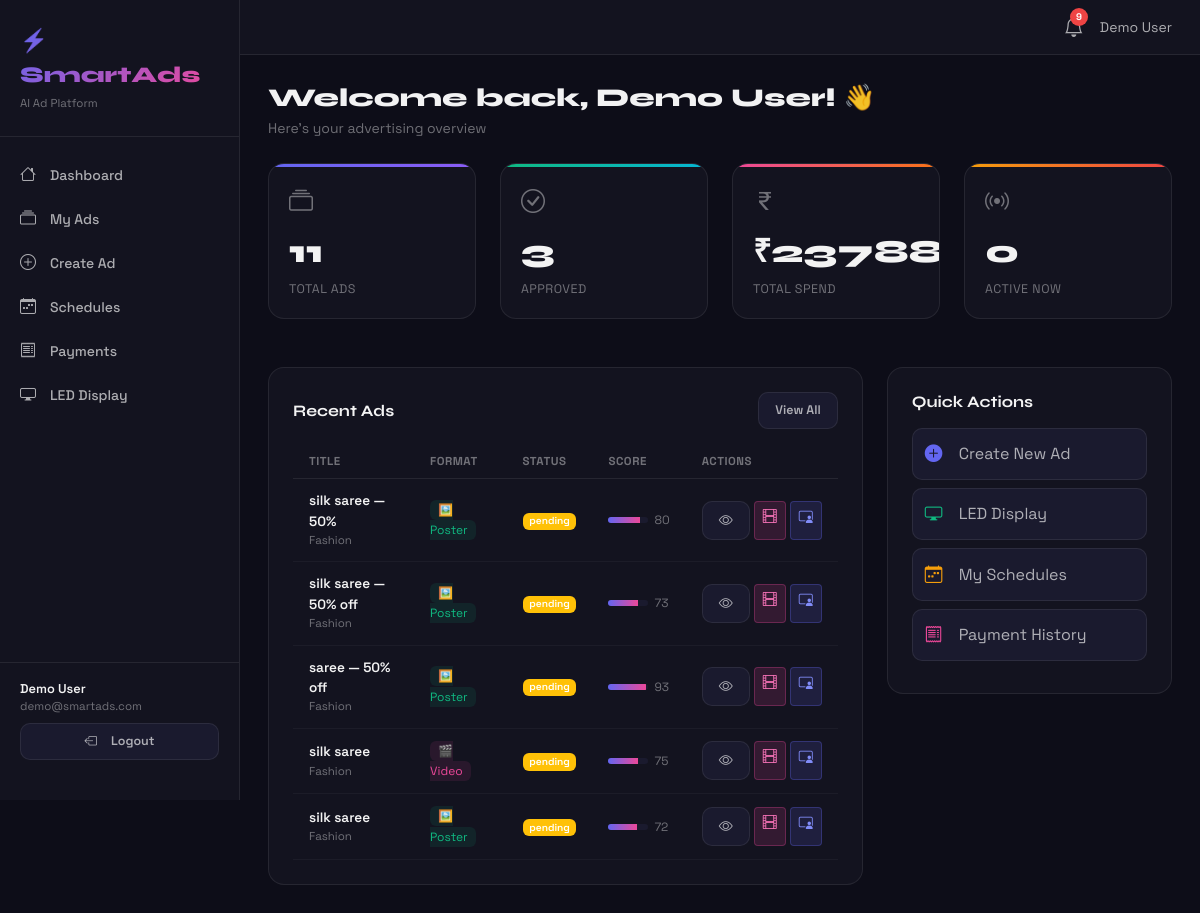
The page /dashboard/ (signed in) on the database its author committed.
### app/models/user.py (models this page shows, shortened)
class User(UserMixin, db.Model):
    __tablename__ = 'users'
    id            = db.Column(db.Integer, primary_key=True)
    name          = db.Column(db.String(120), nullable=False)
    email         = db.Column(db.String(150), unique=True, nullable=False, index=True)
    password_hash = db.Column(db.String(256), nullable=False)
    role          = db.Column(db.String(20), default='user')
    is_active     = db.Column(db.Boolean, default=True)
    created_at    = db.Column(db.DateTime, default=datetime.utcnow)
    last_login    = db.Column(db.DateTime, nullable=True)
    advertisements = db.relationship('Advertisement', backref='owner', lazy='dynamic', foreign_keys='Advertisement.user_id')
    payments       = db.relationship('Payment', backref='user', lazy='dynamic')
    schedules      = db.relationship('AdSchedule', backref='user', lazy='dynamic', foreign_keys='AdSchedule.user_id')
    notifications  = db.relationship('Notification', backref='user', lazy='dynamic')
    videos         = db.relationship('AdVideo', backref='user', lazy='dynamic')
    def is_admin(self): return self.role == 'admin'

### app/models/ad.py (models this page shows, shortened)
class Advertisement(db.Model):
    __tablename__  = 'advertisements'
    id             = db.Column(db.Integer, primary_key=True)
    user_id        = db.Column(db.Integer, db.ForeignKey('users.id'), nullable=False, index=True)
    title          = db.Column(db.String(200), nullable=False)
    product_name   = db.Column(db.String(150), nullable=False)
    category       = db.Column(db.String(80), nullable=False)
    offer          = db.Column(db.String(200), nullable=True)
    description    = db.Column(db.Text, nullable=True)
    location       = db.Column(db.String(100), nullable=True)
    ad_format      = db.Column(db.String(20), default='poster')   # NEW: poster | video
    amount_paid    = db.Column(db.Float, default=0.0)              # NEW: actual cost paid
    generated_text = db.Column(db.Text, nullable=True)
    slogans        = db.Column(db.Text, nullable=True)
    template_style = db.Column(db.String(50), default='modern')
    theme_color    = db.Column(db.String(20), default='#6366f1')
    media_filename = db.Column(db.String(300), nullable=True)
    media_type     = db.Column(db.String(20), nullable=True)
    ad_type        = db.Column(db.String(20), default='ai_generated')
    status         = db.Column(db.String(20), default='draft')
    admin_notes    = db.Column(db.Text, nullable=True)
    payment_status = db.Column(db.String(20), default='unpaid')
    engagement_score = db.Column(db.Integer, default=0)
    created_at     = db.Column(db.DateTime, default=datetime.utcnow)
    updated_at     = db.Column(db.DateTime, default=datetime.utcnow, onupdate=datetime.utcnow)
    approved_at    = db.Column(db.DateTime, nullable=True)
    schedules = db.relationship('AdSchedule', backref='advertisement', lazy='dynamic', cascade='all, delete-orphan')
    payments  = db.relationship('Payment', backref='advertisement', lazy='dynamic')
    videos    = db.relationship('AdVideo', backref='advertisement', lazy='dynamic')
    def status_badge(self):
        return {'draft':'secondary','pending':'warning','approved':'success','rejected':'danger'}.get(self.status,'secondary')

### app/routes/dashboard.py (the view)
@dashboard_bp.route('/')
@login_required
def home():
    ads      = Advertisement.query.filter_by(user_id=current_user.id).order_by(Advertisement.created_at.desc()).limit(5).all()
    total    = Advertisement.query.filter_by(user_id=current_user.id).count()
    approved = Advertisement.query.filter_by(user_id=current_user.id, status='approved').count()
    spend    = sum(p.amount for p in Payment.query.filter_by(user_id=current_user.id, status='success').all())
    active   = AdSchedule.query.filter_by(user_id=current_user.id, is_active=True)\
                .filter(AdSchedule.end_time > datetime.utcnow()).count()
    return render_template('dashboard/home.html',
        ads=ads, total_ads=total, approved_ads=approved,
        total_spend=spend, active_schedules=active)

### app/models/user.py (called while the page is built)
@login_manager.user_loader
def load_user(uid): return User.query.get(int(uid))

### app/templates/dashboard/home.html (shortened to what this page needs)
{% extends 'base.html' %}
{% block content %}
<h1 class="page-title mb-1">Welcome back, {{ current_user.name }}! 👋</h1>
<p class="page-subtitle mb-4">Here's your advertising overview</p>
<div class="row g-4 mb-5">
  {% for val,label,cls,icon in [(total_ads,'Total Ads','purple','bi-collection'),(approved_ads,'Approved','green','bi-check-circle'),('₹'+total_spend|int|string,'Total Spend','pink','bi-currency-rupee'),(active_schedules,'Active Now','amber','bi-broadcast')] %}
  <div class="col-6 col-md-3">
    <div class="stat-card {{ cls }}">
      <i class="bi {{ icon }}" style="font-size:1.5rem;color:var(--text-muted);margin-bottom:8px;display:block"></i>
      <div class="stat-value">{{ val }}</div>
      <div class="stat-label">{{ label }}</div>
    </div>
  </div>
  {% endfor %}
</div>
<div class="row g-4">
  <div class="col-12 col-md-8">
    <div class="card-modern p-4">
      <div class="d-flex justify-content-between align-items-center mb-3">
        <h5 class="section-title mb-0">Recent Ads</h5>
        <a href="{{ url_for('ads.list_ads') }}" class="btn-surface" style="font-size:.78rem">View All</a>
      </div>
      {% if ads %}
      <table class="table-dark-custom">
        <thead><tr><th>Title</th><th>Format</th><th>Status</th><th>Score</th><th>Actions</th></tr></thead>
        <tbody>
          {% for ad in ads %}
          <tr>
            <td>
              <div style="font-weight:600;color:var(--text);font-size:.85rem">{{ ad.title[:35] }}</div>
              <div style="font-size:.72rem;color:var(--text-muted)">{{ ad.category }}</div>
            </td>
            <td>
              <span style="font-size:.75rem;background:{{ 'rgba(16,185,129,.1)' if ad.ad_format=='poster' else 'rgba(236,72,153,.1)' }};
                color:{{ '#10b981' if ad.ad_format=='poster' else '#ec4899' }};padding:2px 8px;border-radius:6px">
                {{ '🖼️ Poster' if ad.ad_format=='poster' else '🎬 Video' }}
              </span>
            </td>
            <td><span class="badge bg-{{ ad.status_badge() }}">{{ ad.status }}</span></td>
            <td>
              <div style="display:flex;align-items:center;gap:6px">
                <div style="width:40px;height:6px;border-radius:3px;background:var(--bg-elevated);overflow:hidden">
                  <div style="width:{{ ad.engagement_score }}%;height:100%;background:linear-gradient(90deg,#6366f1,#ec4899)"></div>
                </div>
                <span style="font-size:.75rem;color:var(--text-muted)">{{ ad.engagement_score }}</span>
              </div>
            </td>
            <td>
              <div class="d-flex gap-1">
                <a href="{{ url_for('ads.preview', ad_id=ad.id) }}" class="btn btn-sm btn-surface" title="Preview"><i class="bi bi-eye"></i></a>
                <a href="{{ url_for('ads.video', ad_id=ad.id) }}" class="btn btn-sm" title="Motion Video" style="background:rgba(236,72,153,.15);border:1px solid rgba(236,72,153,.3);color:#f472b6"><i class="bi bi-film"></i></a>
                <a href="{{ url_for('video.studio', ad_id=ad.id) }}" class="btn btn-sm" title="D-ID Avatar" style="background:rgba(99,102,241,.15);border:1px solid rgba(99,102,241,.3);color:#818cf8"><i class="bi bi-person-video3"></i></a>
              </div>
            </td>
          </tr>
          {% endfor %}
        </tbody>
      </table>
      {% else %}
      <div style="text-align:center;padding:40px;color:var(--text-muted)">
        <i class="bi bi-collection" style="font-size:3rem;display:block;margin-bottom:12px"></i>
        No ads yet. <a href="{{ url_for('ads.create') }}" style="color:var(--accent)">Create your first ad!</a>
      </div>
      {% endif %}
    </div>
  </div>
  <div class="col-12 col-md-4">
    <div class="card-modern p-4 mb-4">
      <h5 class="section-title mb-3">Quick Actions</h5>
      {% for label, url, icon, color in [('Create New Ad', url_for('ads.create'), 'bi-plus-circle-fill', '#6366f1'), ('LED Display', url_for('display.index'), 'bi-display', '#10b981'), ('My Schedules', url_for('schedule.index'), 'bi-calendar-week', '#f59e0b'), ('Payment History', url_for('payment.history'), 'bi-receipt', '#ec4899')] %}
      <a href="{{ url }}" style="display:flex;align-items:center;gap:10px;padding:12px;
        border-radius:10px;color:var(--text-secondary);text-decoration:none;
        border:1px solid var(--border);margin-bottom:8px;background:var(--bg-elevated);transition:all .2s"
        onmouseover="this.style.borderColor='{{ color }}'" onmouseout="this.style.borderColor='var(--border)'">
        <i class="bi {{ icon }}" style="color:{{ color }};font-size:1.1rem;width:24px"></i>{{ label }}
      </a>
      {% endfor %}
    </div>
  </div>
</div>
{% endblock %}

### app/templates/base.html (shortened to what this page needs)
<!DOCTYPE html>
<html lang="en">
<head>
<link href="https://cdn.jsdelivr.net/npm/bootstrap@5.3.2/dist/css/bootstrap.min.css" rel="stylesheet">
<link href="https://cdn.jsdelivr.net/npm/bootstrap-icons@1.11.3/font/bootstrap-icons.css" rel="stylesheet">
</head>
<body>
<div class="sidebar">
  <div class="sidebar-brand">
    <div class="brand-logo">⚡ SmartAds</div>
    <div style="font-size:.72rem;color:var(--text-muted);margin-top:4px">AI Ad Platform</div>
  </div>
  <nav>
    <div class="nav-item"><a href="{{ url_for('dashboard.home') }}"><i class="bi bi-house"></i>Dashboard</a></div>
    <div class="nav-item"><a href="{{ url_for('ads.list_ads') }}"><i class="bi bi-collection"></i>My Ads</a></div>
    <div class="nav-item"><a href="{{ url_for('ads.create') }}"><i class="bi bi-plus-circle"></i>Create Ad</a></div>
    <div class="nav-item"><a href="{{ url_for('schedule.index') }}"><i class="bi bi-calendar-week"></i>Schedules</a></div>
    <div class="nav-item"><a href="{{ url_for('payment.history') }}"><i class="bi bi-receipt"></i>Payments</a></div>
    <div class="nav-item"><a href="{{ url_for('display.index') }}"><i class="bi bi-display"></i>LED Display</a></div>
  </nav>
  {% if current_user.is_authenticated %}
  <div style="margin-top:auto;padding:16px 20px;border-top:1px solid var(--border)">
    <div style="font-size:.8rem;font-weight:600;color:var(--text)">{{ current_user.name }}</div>
    <div style="font-size:.72rem;color:var(--text-muted)">{{ current_user.email }}</div>
    <a href="{{ url_for('auth.logout') }}" class="btn-surface mt-2 w-100" style="justify-content:center;font-size:.78rem">
      <i class="bi bi-box-arrow-left me-2"></i>Logout</a>
  </div>
  {% endif %}
</div>
<div class="main-content">
  <div class="topbar">
    {% if current_user.is_authenticated %}
    <div class="d-flex align-items-center gap-3">
      <a href="{{ url_for('notifications.index') }}" style="position:relative;color:var(--text-secondary);text-decoration:none">
        <i class="bi bi-bell fs-5"></i>
        <span id="notif-count" class="notif-badge d-none">0</span>
      </a>
      <div style="font-size:.875rem;color:var(--text-secondary)">
        {{ current_user.name }}
      </div>
    </div>
    {% endif %}
  </div>
  <div class="content-area">
    {% block content %}{% endblock %}
  </div>
</div>
</body>
</html>

### app/templates/base.html (style rules this page uses)
:root { --bg:#0d0d18;--bg-card:#13131f;--bg-elevated:#1a1a2e;--border:rgba(255,255,255,.08); --text:rgba(255,255,255,.95);--text-secondary:rgba(255,255,255,.65);--text-muted:rgba(255,255,255,.4); --accent:#6366f1;--accent-glow:rgba(99,102,241,.15);--success:#10b981;--danger:#ef4444; --warning:#f59e0b;--info:#06b6d4;--font-sans:'Space Grotesk',sans-serif; }
* { box-sizing:border-box;margin:0;padding:0; }
body { background:var(--bg);color:var(--text);font-family:var(--font-sans);min-height:100vh; }
.sidebar { width:240px;background:var(--bg-card);border-right:1px solid var(--border); position:fixed;top:0;left:0;height:100vh;z-index:100;display:flex;flex-direction:column;padding:24px 0;overflow-y:auto; }
.sidebar-brand { padding:0 20px 24px;border-bottom:1px solid var(--border);margin-bottom:16px; }
.brand-logo { font-family:'Syne',sans-serif;font-size:1.4rem;font-weight:800; background:linear-gradient(135deg,#6366f1,#ec4899);-webkit-background-clip:text;-webkit-text-fill-color:transparent; }
.nav-item a { display:flex;align-items:center;gap:10px;padding:10px 20px;color:var(--text-secondary); text-decoration:none;transition:all .2s;font-size:.875rem;font-weight:500; }
.nav-item a i { font-size:1rem;width:20px; }
.main-content { margin-left:240px;min-height:100vh; }
.topbar { background:var(--bg-card);border-bottom:1px solid var(--border);padding:12px 28px; display:flex;align-items:center;justify-content:space-between;position:sticky;top:0;z-index:99; }
.content-area { padding:28px; }
.page-title { font-family:'Syne',sans-serif;font-size:1.6rem;font-weight:800;color:var(--text); }
.page-subtitle { color:var(--text-muted);font-size:.875rem;margin-top:4px; }
.card-modern { background:var(--bg-card);border:1px solid var(--border);border-radius:16px;padding:24px;transition:all .2s; }
.stat-card { background:var(--bg-card);border:1px solid var(--border);border-radius:16px;padding:20px;position:relative;overflow:hidden; }
.stat-card::before { content:'';position:absolute;top:0;left:0;right:0;height:3px; }
.stat-card.purple::before { background:linear-gradient(90deg,#6366f1,#8b5cf6); }
.stat-card.pink::before { background:linear-gradient(90deg,#ec4899,#f97316); }
.stat-card.green::before { background:linear-gradient(90deg,#10b981,#06b6d4); }
.stat-card.amber::before { background:linear-gradient(90deg,#f59e0b,#ef4444); }
.stat-value { font-family:'Syne',sans-serif;font-size:2rem;font-weight:800;color:var(--text); }
.stat-label { font-size:.78rem;color:var(--text-muted);margin-top:4px;text-transform:uppercase;letter-spacing:.5px; }
.btn-surface { background:var(--bg-elevated);border:1px solid var(--border);color:var(--text-secondary); padding:8px 16px;border-radius:10px;font-weight:600;font-family:var(--font-sans);cursor:pointer; transition:all .2s;text-decoration:none;display:inline-flex;align-items:center;gap:6px; }
.badge { font-family:var(--font-sans);font-weight:600; }
.table-dark-custom { width:100%;border-collapse:collapse; }
.table-dark-custom th { font-size:.72rem;font-weight:700;text-transform:uppercase;letter-spacing:.5px; color:var(--text-muted);padding:8px 16px;border-bottom:1px solid var(--border); }
.table-dark-custom td { padding:12px 16px;border-bottom:1px solid rgba(255,255,255,.04);font-size:.85rem;color:var(--text-secondary); }
.section-title { font-family:'Syne',sans-serif;font-size:1rem;font-weight:700;color:var(--text);margin-bottom:16px; }
.notif-badge { background:#ef4444;color:white;border-radius:50%;width:18px;height:18px; font-size:.6rem;font-weight:700;display:inline-flex;align-items:center;justify-content:center; position:absolute;top:-4px;right:-4px; }

### rows shown on the page
User: name "Demo User", email "demo@smartads.com"
Advertisement: title "silk saree — 50%", category "Fashion", ad_format "🖼️ Poster", status "pending", engagement_score "80"
Advertisement: title "silk saree — 50% off", category "Fashion", ad_format "🖼️ Poster", status "pending", engagement_score "73"
Advertisement: title "saree — 50% off", category "Fashion", ad_format "🖼️ Poster", status "pending", engagement_score "93"
Advertisement: title "silk saree", category "Fashion", ad_format "🎬 Video", status "pending", engagement_score "75"
Advertisement: title "silk saree", category "Fashion", ad_format "🖼️ Poster", status "pending", engagement_score "72"

### other values the page prints
{{ val }} "11" "3" "0"
{{ label }} "TOTAL ADS" "APPROVED" "TOTAL SPEND" "ACTIVE NOW"
{{ label }} "Create New Ad" "LED Display" "My Schedules" "Payment History"
